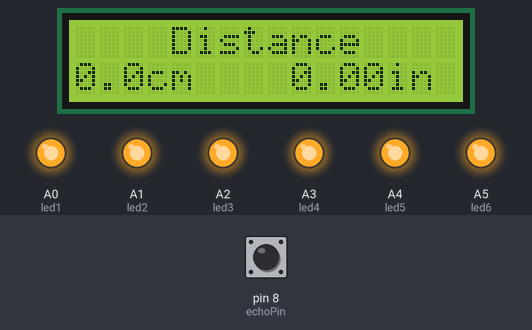
The sketch below on a simulated Arduino Uno, built with avr-gcc and run on an emulated ATmega328P. Parts: 16×2 character LCD, output pins drawn as LEDs (lit = HIGH). The inputs (shaded band) are chosen by the test bench; at power-on: pin 8 (echoPin) LOW. Pins used as bus, display or sensor lines are not drawn; what the sketch prints to the serial monitor is not drawn.

Above: at 5.6 s.
5.7 s: pin 8 (echoPin) pulsed HIGH 2 times (0.12 s each, 0.3 s apart)
At 6.7 s:
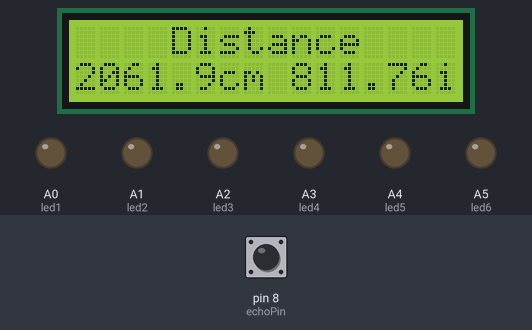
At 8.0 s:
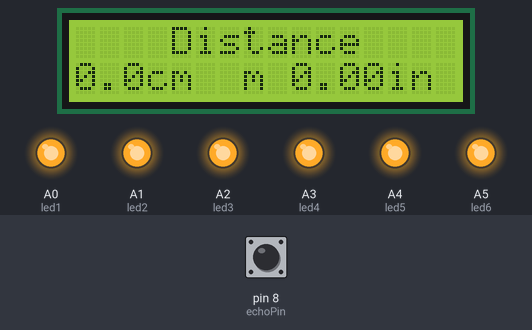
Timing chart, 0 to 9.5 s (numbered marks = the images above; inputs shaded):
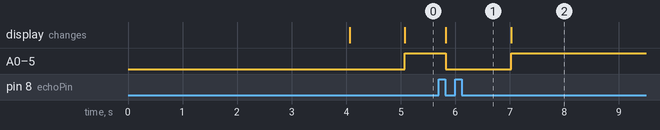

Measured:
- after the input at 5.7 s, A0 (led1), A1 (led2), A2 (led3), A3 (led4), A4 (led5), A5 (led6): HIGH → LOW after 0.13 s, → HIGH 1.2 s later; the display: changes after 0.13 s (image 1)

The sketch:

code.ino
```cpp
#include <LiquidCrystal.h>
LiquidCrystal lcd(2, 3, 4, 5, 6, 7);

#define echoPin 8 //echo pin
#define trigPin 9 //Trigger pin

#define led1 A0 //red    led 1
#define led2 A1 //red    led 2
#define led3 A2 //yellow led 3
#define led4 A3 //yellow led 4
#define led5 A4 //green  led 5
#define led6 A5 //green  led 6

float time;
float distance_cm;
float distance_in;

void setup(){
// put your setup code here, to run once:
Serial.begin(9600);
pinMode(trigPin, OUTPUT);
pinMode(echoPin, INPUT);

pinMode(led1, OUTPUT);
pinMode(led2, OUTPUT);
pinMode(led3, OUTPUT);
pinMode(led4, OUTPUT);
pinMode(led5, OUTPUT);
pinMode(led6, OUTPUT);

lcd.begin(16, 2);
  lcd.setCursor(0,0);
  lcd.print(" Welcome!");
  lcd.setCursor(0,1);
  lcd.print("EECE PROJECT");
delay(4000);
lcd.clear();
}

void loop(){

digitalWrite(trigPin, LOW); //PULSE ___|---|___
delayMicroseconds(2);
digitalWrite(trigPin, HIGH);
delayMicroseconds(10);

time = pulseIn(echoPin, HIGH);

distance_cm = (time/2) / 29.1; // distance for centimeter
distance_in = (time/2) / 73.914; // distance for inch

lcd.setCursor(0, 0);
lcd.print("    Distance   ");

lcd.setCursor(0, 1);
lcd.print(distance_cm,1);
lcd.print("cm  ");

lcd.setCursor(9, 1);
lcd.print(distance_in);
lcd.print("in  ");

Serial.print("cm= ");
Serial.print(distance_cm);
Serial.print(" inch= ");
Serial.println(distance_in);


if(distance_cm<30){digitalWrite(led6, HIGH);}
else{digitalWrite(led6, LOW);}

if(distance_cm<25){digitalWrite(led5, HIGH);}
else{digitalWrite(led5, LOW);}

if(distance_cm<20){digitalWrite(led4, HIGH);}
else{digitalWrite(led4, LOW);}

if(distance_cm<15){digitalWrite(led3, HIGH);}
else{digitalWrite(led3, LOW);}

if(distance_cm<10){digitalWrite(led2, HIGH);}
else{digitalWrite(led2, LOW);}

if(distance_cm<5){digitalWrite(led1, HIGH);}
else{digitalWrite(led1, LOW);}

delay(200);
}
```
